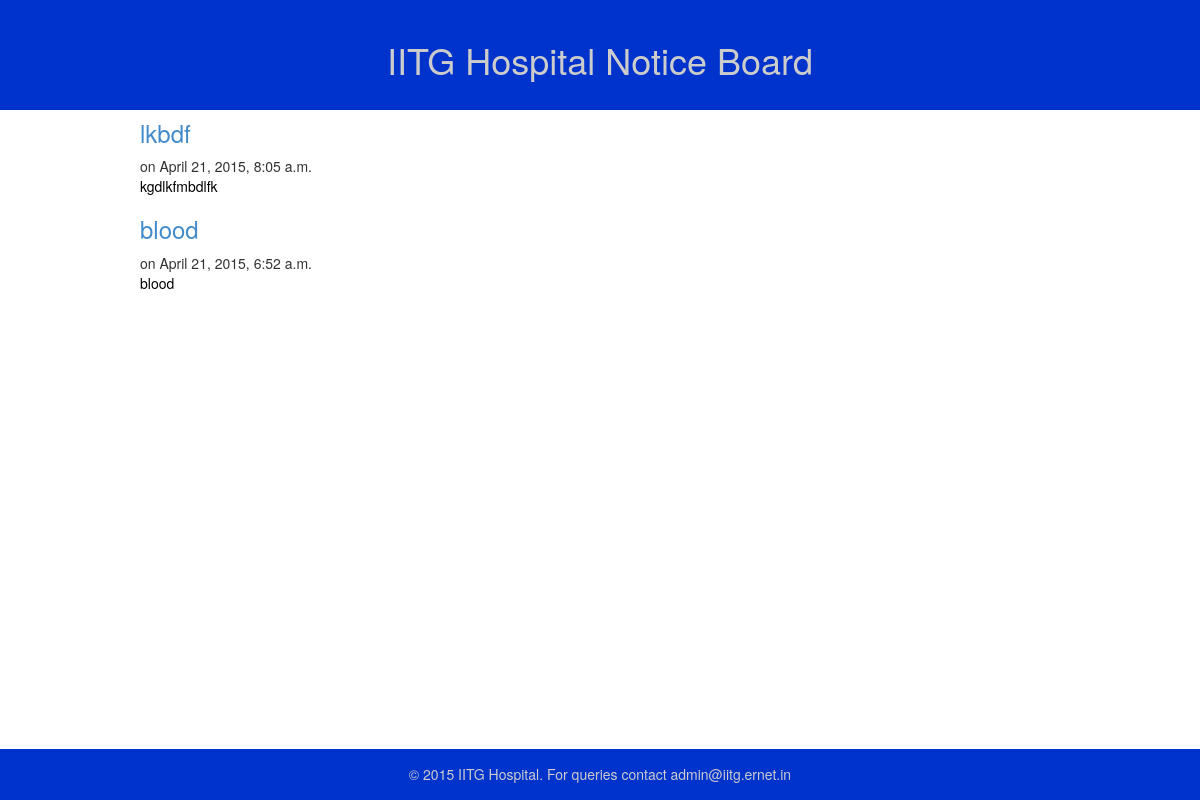
Page /noticeboard/ on the earlier database version.
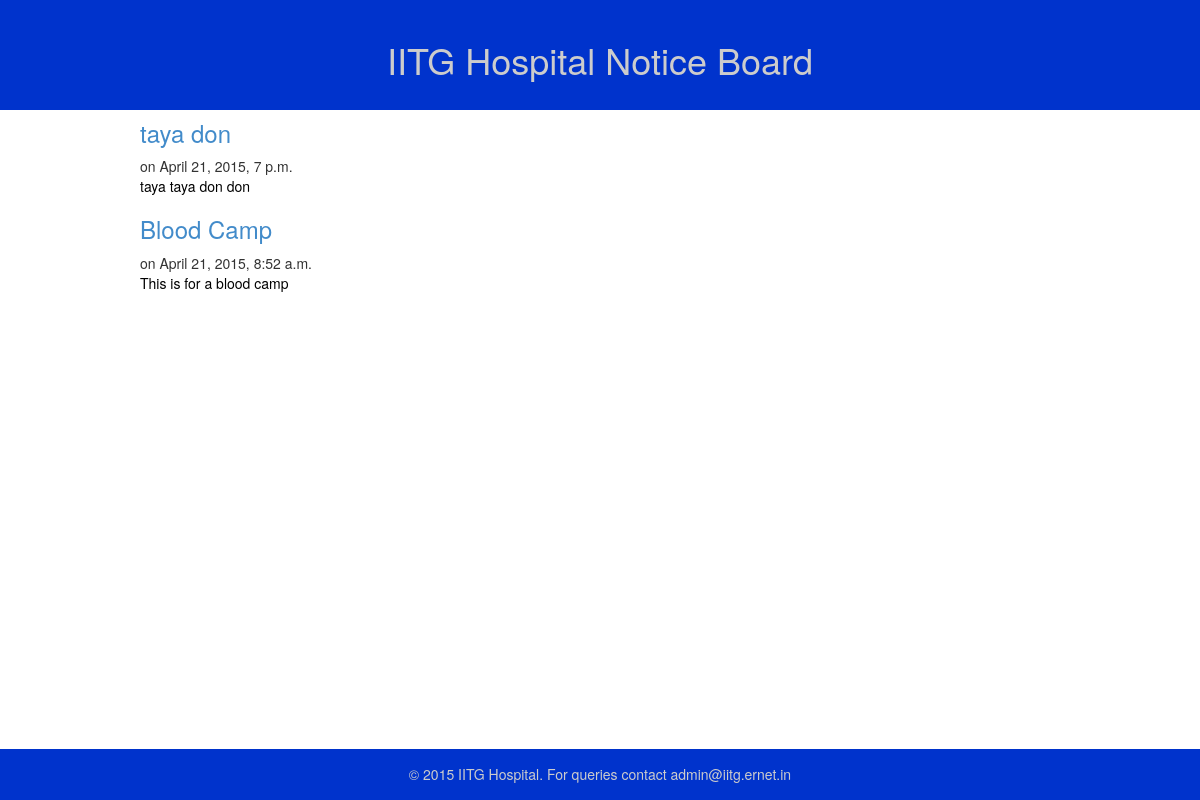
Same page on the later database version.
### database/models.py (models this page shows, shortened)
class Post(models.Model):
    title=models.CharField(max_length=140)
    body = models.TextField()
    date = models.DateTimeField()

### blog/templates/blog.html
{% extends "base.html" %}
{% block content %}
<body>
<ul>
	{% for post in object_list %}
		<h3>   <a href="/noticeboard/{{ post.id }}"> {{ post.title }} </a>   </h3>
		<div class = "post_meta">
			on {{ post.date }}
		</div>
		<div class = "post_body" style="color:#000000">
			{{ post.body|truncatewords:20|safe|linebreaks }}
		</div>
	{% endfor %}
</ul>
</body>
{% endblock %}

Differences in the rows shown:
removed Post: title "lkbdf", date "April 21, 2015, 8:05 a.m.", body "kgdlkfmbdlfk"
added Post: title "taya don", date "April 21, 2015, 7 p.m.", body "taya taya don don"
changed Post: title "blood" → "Blood Camp"; date "April 21, 2015, 6:52 a.m." → "April 21, 2015, 8:52 a.m."; body "blood" → "This is for a blood camp"
